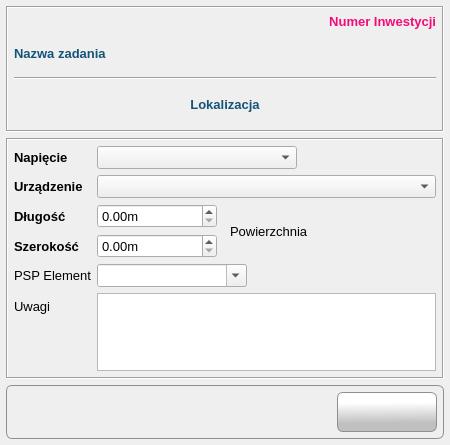
<?xml version="1.0" encoding="UTF-8"?>
<ui version="4.0">
 <class>Form</class>
 <widget class="QWidget" name="Form">
  <property name="windowModality">
   <enum>Qt::ApplicationModal</enum>
  </property>
  <property name="geometry">
   <rect>
    <x>0</x>
    <y>0</y>
    <width>450</width>
    <height>445</height>
   </rect>
  </property>
  <property name="minimumSize">
   <size>
    <width>450</width>
    <height>390</height>
   </size>
  </property>
  <property name="maximumSize">
   <size>
    <width>450</width>
    <height>445</height>
   </size>
  </property>
  <property name="font">
   <font>
    <family>Tahoma</family>
    <pointsize>10</pointsize>
   </font>
  </property>
  <property name="windowTitle">
   <string>Urządzenie</string>
  </property>
  <property name="windowIcon">
   <iconset resource="../res/main_form.qrc">
    <normaloff>:/icons/res/icon/device.png</normaloff>:/icons/res/icon/device.png</iconset>
  </property>
  <layout class="QVBoxLayout" name="verticalLayout_3">
   <property name="leftMargin">
    <number>6</number>
   </property>
   <property name="topMargin">
    <number>6</number>
   </property>
   <property name="rightMargin">
    <number>6</number>
   </property>
   <property name="bottomMargin">
    <number>6</number>
   </property>
   <item>
    <widget class="QFrame" name="frame">
     <property name="frameShape">
      <enum>QFrame::Box</enum>
     </property>
     <property name="frameShadow">
      <enum>QFrame::Sunken</enum>
     </property>
     <layout class="QVBoxLayout" name="verticalLayout">
      <property name="spacing">
       <number>4</number>
      </property>
      <property name="leftMargin">
       <number>6</number>
      </property>
      <property name="topMargin">
       <number>6</number>
      </property>
      <property name="rightMargin">
       <number>6</number>
      </property>
      <property name="bottomMargin">
       <number>6</number>
      </property>
      <item>
       <widget class="QLabel" name="lbl_projectId">
        <property name="font">
         <font>
          <family>Tahoma</family>
          <pointsize>10</pointsize>
          <weight>75</weight>
          <bold>true</bold>
         </font>
        </property>
        <property name="styleSheet">
         <string notr="true">color: #F50A77</string>
        </property>
        <property name="frameShape">
         <enum>QFrame::NoFrame</enum>
        </property>
        <property name="frameShadow">
         <enum>QFrame::Sunken</enum>
        </property>
        <property name="text">
         <string>Numer Inwestycji</string>
        </property>
        <property name="alignment">
         <set>Qt::AlignRight|Qt::AlignTrailing|Qt::AlignVCenter</set>
        </property>
        <property name="margin">
         <number>3</number>
        </property>
        <property name="textInteractionFlags">
         <set>Qt::NoTextInteraction</set>
        </property>
       </widget>
      </item>
      <item>
       <widget class="QLabel" name="lbl_task_name">
        <property name="minimumSize">
         <size>
          <width>0</width>
          <height>40</height>
         </size>
        </property>
        <property name="maximumSize">
         <size>
          <width>16777215</width>
          <height>16777213</height>
         </size>
        </property>
        <property name="font">
         <font>
          <family>Tahoma</family>
          <pointsize>10</pointsize>
          <weight>75</weight>
          <bold>true</bold>
         </font>
        </property>
        <property name="styleSheet">
         <string notr="true">color: #145479;
font-weight: bold</string>
        </property>
        <property name="frameShape">
         <enum>QFrame::NoFrame</enum>
        </property>
        <property name="frameShadow">
         <enum>QFrame::Plain</enum>
        </property>
        <property name="text">
         <string>Nazwa zadania</string>
        </property>
        <property name="wordWrap">
         <bool>true</bool>
        </property>
        <property name="margin">
         <number>3</number>
        </property>
        <property name="textInteractionFlags">
         <set>Qt::NoTextInteraction</set>
        </property>
       </widget>
      </item>
      <item>
       <widget class="Line" name="line">
        <property name="orientation">
         <enum>Qt::Horizontal</enum>
        </property>
       </widget>
      </item>
      <item>
       <widget class="QLabel" name="lbl_localization">
        <property name="minimumSize">
         <size>
          <width>0</width>
          <height>40</height>
         </size>
        </property>
        <property name="maximumSize">
         <size>
          <width>16777215</width>
          <height>16777213</height>
         </size>
        </property>
        <property name="font">
         <font>
          <family>Tahoma</family>
          <pointsize>10</pointsize>
          <weight>75</weight>
          <bold>true</bold>
         </font>
        </property>
        <property name="styleSheet">
         <string notr="true">color: #145479;
font-weight: bold</string>
        </property>
        <property name="frameShape">
         <enum>QFrame::NoFrame</enum>
        </property>
        <property name="frameShadow">
         <enum>QFrame::Plain</enum>
        </property>
        <property name="text">
         <string>Lokalizacja</string>
        </property>
        <property name="alignment">
         <set>Qt::AlignCenter</set>
        </property>
        <property name="wordWrap">
         <bool>true</bool>
        </property>
        <property name="margin">
         <number>3</number>
        </property>
        <property name="textInteractionFlags">
         <set>Qt::NoTextInteraction</set>
        </property>
       </widget>
      </item>
     </layout>
    </widget>
   </item>
   <item>
    <widget class="QFrame" name="formFrame">
     <property name="frameShape">
      <enum>QFrame::Box</enum>
     </property>
     <property name="frameShadow">
      <enum>QFrame::Sunken</enum>
     </property>
     <layout class="QFormLayout" name="formLayout">
      <property name="horizontalSpacing">
       <number>6</number>
      </property>
      <property name="verticalSpacing">
       <number>6</number>
      </property>
      <property name="leftMargin">
       <number>6</number>
      </property>
      <property name="topMargin">
       <number>6</number>
      </property>
      <property name="rightMargin">
       <number>6</number>
      </property>
      <property name="bottomMargin">
       <number>6</number>
      </property>
      <item row="0" column="0">
       <widget class="QLabel" name="lbl_voltage">
        <property name="font">
         <font>
          <family>Tahoma</family>
          <pointsize>10</pointsize>
          <weight>75</weight>
          <bold>true</bold>
         </font>
        </property>
        <property name="text">
         <string>Napięcie</string>
        </property>
       </widget>
      </item>
      <item row="0" column="1">
       <widget class="QComboBox" name="cbo_voltage">
        <property name="minimumSize">
         <size>
          <width>200</width>
          <height>0</height>
         </size>
        </property>
        <property name="maximumSize">
         <size>
          <width>200</width>
          <height>16777215</height>
         </size>
        </property>
       </widget>
      </item>
      <item row="1" column="0">
       <widget class="QLabel" name="lbl_device">
        <property name="font">
         <font>
          <family>Tahoma</family>
          <pointsize>10</pointsize>
          <weight>75</weight>
          <bold>true</bold>
         </font>
        </property>
        <property name="text">
         <string>Urządzenie</string>
        </property>
       </widget>
      </item>
      <item row="1" column="1">
       <widget class="QComboBox" name="cbo_device_name"/>
      </item>
      <item row="2" column="0" colspan="2">
       <layout class="QHBoxLayout" name="horizontalLayout_2">
        <item>
         <layout class="QGridLayout" name="gridLayout">
          <property name="horizontalSpacing">
           <number>13</number>
          </property>
          <item row="1" column="0">
           <widget class="QLabel" name="lbl_lenght">
            <property name="minimumSize">
             <size>
              <width>46</width>
              <height>0</height>
             </size>
            </property>
            <property name="maximumSize">
             <size>
              <width>56</width>
              <height>16777215</height>
             </size>
            </property>
            <property name="font">
             <font>
              <family>Tahoma</family>
              <pointsize>10</pointsize>
              <weight>75</weight>
              <bold>true</bold>
             </font>
            </property>
            <property name="text">
             <string>Długość</string>
            </property>
           </widget>
          </item>
          <item row="2" column="1">
           <widget class="QDoubleSpinBox" name="dsbx_width">
            <property name="minimumSize">
             <size>
              <width>120</width>
              <height>0</height>
             </size>
            </property>
            <property name="maximumSize">
             <size>
              <width>120</width>
              <height>16777215</height>
             </size>
            </property>
            <property name="suffix">
             <string>m</string>
            </property>
           </widget>
          </item>
          <item row="1" column="1">
           <widget class="QDoubleSpinBox" name="dsbx_lenght">
            <property name="minimumSize">
             <size>
              <width>120</width>
              <height>0</height>
             </size>
            </property>
            <property name="maximumSize">
             <size>
              <width>120</width>
              <height>16777215</height>
             </size>
            </property>
            <property name="suffix">
             <string>m</string>
            </property>
            <property name="maximum">
             <double>99999.990000000005239</double>
            </property>
           </widget>
          </item>
          <item row="2" column="0">
           <widget class="QLabel" name="lbl_width">
            <property name="minimumSize">
             <size>
              <width>70</width>
              <height>0</height>
             </size>
            </property>
            <property name="maximumSize">
             <size>
              <width>70</width>
              <height>16777215</height>
             </size>
            </property>
            <property name="font">
             <font>
              <family>Tahoma</family>
              <pointsize>10</pointsize>
              <weight>75</weight>
              <bold>true</bold>
             </font>
            </property>
            <property name="text">
             <string>Szerokość</string>
            </property>
           </widget>
          </item>
          <item row="1" column="2" rowspan="2">
           <widget class="QLabel" name="lbl_surface">
            <property name="text">
             <string>Powierzchnia</string>
            </property>
           </widget>
          </item>
         </layout>
        </item>
       </layout>
      </item>
      <item row="3" column="0">
       <widget class="QLabel" name="lbl_psp">
        <property name="text">
         <string>PSP Element</string>
        </property>
       </widget>
      </item>
      <item row="3" column="1">
       <widget class="QComboBox" name="cbo_PSPelement">
        <property name="enabled">
         <bool>true</bool>
        </property>
        <property name="minimumSize">
         <size>
          <width>150</width>
          <height>0</height>
         </size>
        </property>
        <property name="maximumSize">
         <size>
          <width>150</width>
          <height>16777215</height>
         </size>
        </property>
        <property name="editable">
         <bool>true</bool>
        </property>
        <property name="maxVisibleItems">
         <number>20</number>
        </property>
       </widget>
      </item>
      <item row="4" column="0">
       <widget class="QLabel" name="lbl_nfo">
        <property name="text">
         <string>Uwagi</string>
        </property>
       </widget>
      </item>
      <item row="4" column="1">
       <widget class="QPlainTextEdit" name="txt_Info">
        <property name="tabChangesFocus">
         <bool>true</bool>
        </property>
       </widget>
      </item>
     </layout>
    </widget>
   </item>
   <item>
    <widget class="QFrame" name="frame_2">
     <property name="styleSheet">
      <string notr="true">border: 1px solid #8f8f91;
    border-radius: 6px;
    background-color: qlineargradient(x1: 0, y1: 0, x2: 0, y2: 1,
                                      stop: 0 #f6f7fa, stop: 1 #dadbde);</string>
     </property>
     <property name="frameShape">
      <enum>QFrame::Box</enum>
     </property>
     <property name="frameShadow">
      <enum>QFrame::Sunken</enum>
     </property>
     <layout class="QVBoxLayout" name="verticalLayout_2">
      <property name="leftMargin">
       <number>6</number>
      </property>
      <property name="topMargin">
       <number>6</number>
      </property>
      <property name="rightMargin">
       <number>6</number>
      </property>
      <property name="bottomMargin">
       <number>6</number>
      </property>
      <item>
       <layout class="QHBoxLayout" name="horizontalLayout">
        <property name="spacing">
         <number>6</number>
        </property>
        <property name="sizeConstraint">
         <enum>QLayout::SetDefaultConstraint</enum>
        </property>
        <property name="leftMargin">
         <number>0</number>
        </property>
        <property name="topMargin">
         <number>0</number>
        </property>
        <property name="rightMargin">
         <number>0</number>
        </property>
        <property name="bottomMargin">
         <number>0</number>
        </property>
        <item>
         <spacer name="horizontalSpacer">
          <property name="orientation">
           <enum>Qt::Horizontal</enum>
          </property>
          <property name="sizeType">
           <enum>QSizePolicy::Expanding</enum>
          </property>
          <property name="sizeHint" stdset="0">
           <size>
            <width>0</width>
            <height>0</height>
           </size>
          </property>
         </spacer>
        </item>
        <item>
         <widget class="QPushButton" name="btn_ok">
          <property name="sizePolicy">
           <sizepolicy hsizetype="Minimum" vsizetype="Fixed">
            <horstretch>0</horstretch>
            <verstretch>0</verstretch>
           </sizepolicy>
          </property>
          <property name="minimumSize">
           <size>
            <width>100</width>
            <height>40</height>
           </size>
          </property>
          <property name="font">
           <font>
            <family>Tahoma</family>
            <pointsize>10</pointsize>
           </font>
          </property>
          <property name="cursor">
           <cursorShape>PointingHandCursor</cursorShape>
          </property>
          <property name="toolTip">
           <string>Zapisz</string>
          </property>
          <property name="layoutDirection">
           <enum>Qt::LeftToRight</enum>
          </property>
          <property name="autoFillBackground">
           <bool>false</bool>
          </property>
          <property name="styleSheet">
           <string notr="true">QPushButton {
border: 1px solid #8f8f91;
border-radius: 6px;
background-color: qlineargradient(spread:pad, x1:0.529318, y1:1, x2:0.511909, y2:0.262, stop:0.295455 rgba(192, 192, 192, 255), stop:1 rgba(255, 255, 255, 255))
}
QPushButton:hover {
background-color: qlineargradient(spread:pad, x1:0.507, y1:0.937, x2:0.489, y2:0.08, stop:0 rgba(207, 207, 207, 255), stop:1 rgba(255, 255, 255, 255))
 }
QPushButton:pressed {
 background-color: qlineargradient(spread:pad, x1:0.513, y1:0, x2:0.495, y2:0.886, stop:0.306818 rgba(208, 208, 208, 255), stop:1 rgba(255, 255, 255, 255))
}</string>
          </property>
          <property name="text">
           <string/>
          </property>
          <property name="icon">
           <iconset resource="../res/main_form.qrc">
            <normaloff>:/icons/res/icon/check.png</normaloff>:/icons/res/icon/check.png</iconset>
          </property>
          <property name="iconSize">
           <size>
            <width>32</width>
            <height>32</height>
           </size>
          </property>
          <property name="autoDefault">
           <bool>true</bool>
          </property>
         </widget>
        </item>
       </layout>
      </item>
     </layout>
    </widget>
   </item>
  </layout>
 </widget>
 <tabstops>
  <tabstop>cbo_voltage</tabstop>
  <tabstop>cbo_device_name</tabstop>
  <tabstop>dsbx_lenght</tabstop>
  <tabstop>dsbx_width</tabstop>
  <tabstop>cbo_PSPelement</tabstop>
  <tabstop>txt_Info</tabstop>
  <tabstop>btn_ok</tabstop>
 </tabstops>
 <resources>
  <include location="../res/main_form.qrc"/>
 </resources>
 <connections/>
</ui>
